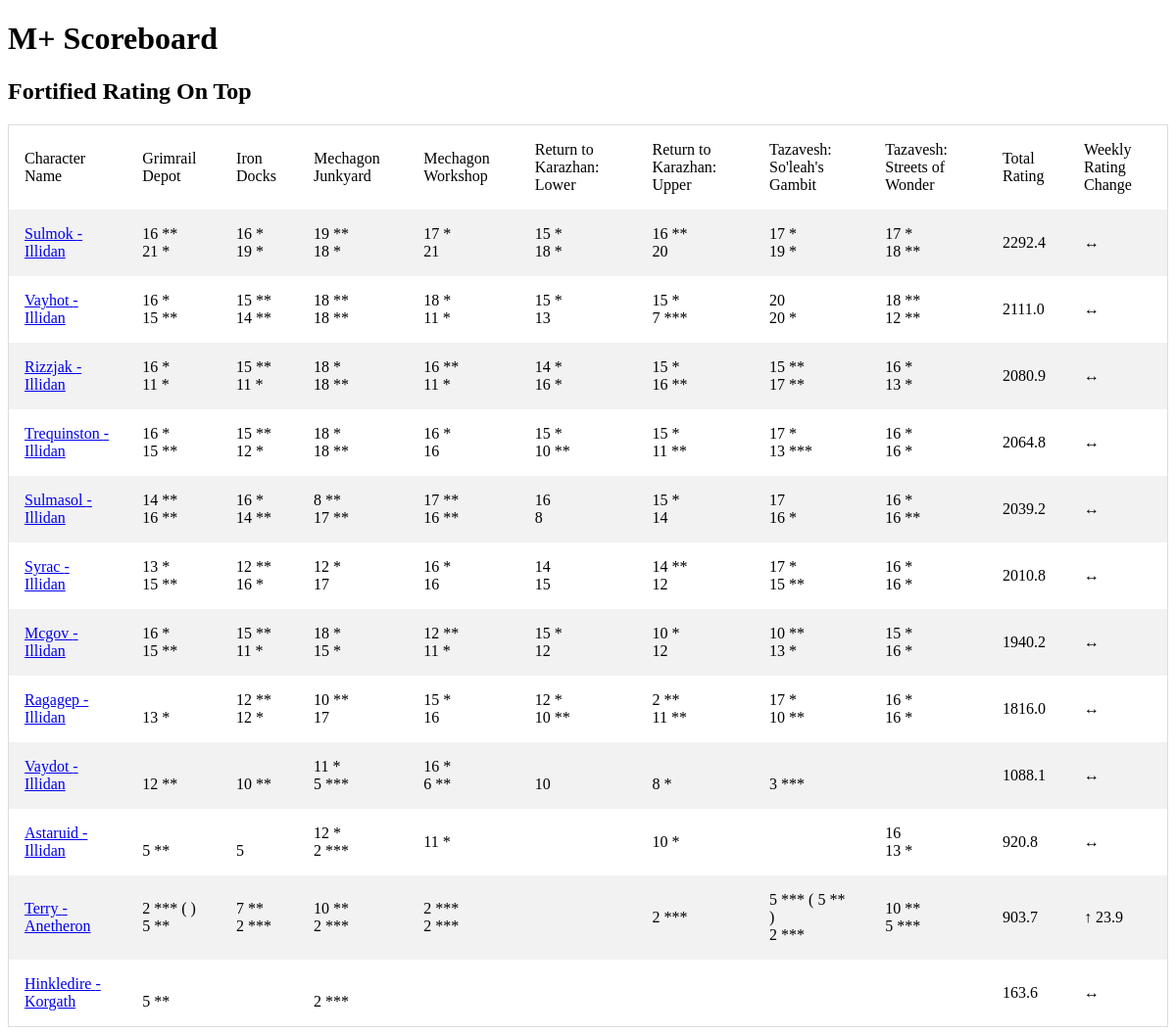
The page / on the database its author committed.
### tables this page shows
CREATE TABLE "season_best_pivot" (
"name" TEXT,
  "realm" TEXT,
  "region" TEXT,
  "Grimrail Depot Fortified" TEXT,
  "Grimrail Depot Tyrannical" TEXT,
  "Iron Docks Fortified" TEXT,
  "Iron Docks Tyrannical" TEXT,
  "Mechagon Junkyard Fortified" TEXT,
  "Mechagon Junkyard Tyrannical" TEXT,
  "Mechagon Workshop Fortified" TEXT,
  "Mechagon Workshop Tyrannical" TEXT,
  "Return to Karazhan: Lower Fortified" TEXT,
  "Return to Karazhan: Lower Tyrannical" TEXT,
  "Return to Karazhan: Upper Fortified" TEXT,
  "Return to Karazhan: Upper Tyrannical" TEXT,
  "Tazavesh: So'leah's Gambit Fortified" TEXT,
  "Tazavesh: So'leah's Gambit Tyrannical" TEXT,
  "Tazavesh: Streets of Wonder Fortified" TEXT,
  "Tazavesh: Streets of Wonder Tyrannical" TEXT,
  "total_rating" REAL
, scoreboard_date text, daily_rating_change float, pr_GMBT_for TEXT, pr_ID_for TEXT, pr_GD_for TEXT, pr_GD_tyr TEXT, pr_GMBT_tyr TEXT, pr_LOWR_tyr TEXT, pr_UPPR_tyr TEXT, pr_WKSP_tyr TEXT, pr_JUNK_tyr TEXT, pr_STRT_tyr TEXT, pr_STRT_for TEXT, pr_JUNK_for TEXT, pr_UPPR_for TEXT, pr_LOWR_for TEXT, pr_ID_tyr TEXT, pr_WKSP_for TEXT);

CREATE TABLE base_characters (
                name TEXT
                ,realm TEXT
                ,region TEXT
                ,unique_key TEXT UNIQUE
                );

### app.py (the view)
@app.route('/')
def index():
    conn = create_connection()
    cursor  = conn.cursor()
    data = cursor.execute("""select * from base_characters base left join season_best_pivot piv
    on upper(base.name) = upper(piv.name)
    and upper(base.realm) = upper(piv.realm)
    and upper(base.region) = upper(piv.region)
    where scoreboard_date = (select max(scoreboard_date) from  season_best_pivot)

    order by total_rating desc""")
    print('hi')
    return render_template('index.html',data=data)

### templates/index.html
<!doctype html>
<link rel="stylesheet" href="{{ url_for('static', filename='style.css') }}">
<html>
<h1>M+ Scoreboard</h1>
<h2>Fortified Rating On Top</h2>
<table>
<tr>
    <td>Character Name</td>
    <td>Grimrail Depot</td>
    <td>Iron Docks</td>
    <td>Mechagon Junkyard</td>
    <td>Mechagon Workshop</td>
    <td>Return to Karazhan: Lower</td>
    <td>Return to Karazhan: Upper</td>
    <td>Tazavesh: So'leah's Gambit</td>
    <td>Tazavesh: Streets of Wonder</td>
    <td>Total Rating</td>
    <td>Weekly Rating Change</td>
</tr>
{% for data in data %}
<tr>
    <td><a href="{{url_for('character_name',character_name=data['name'],realm=data['realm'],region=data['region'])}}">{{ data['name'] }} - {{data['realm']}}</a></td>
    <td>{% if data['pr_GD_for'] !=  data['Grimrail Depot Fortified'] %}
    {{ data['Grimrail Depot Fortified']}} ( {{data['pr_GD_for']}}  )
    {% else %}
      {{ data['Grimrail Depot Fortified'] }}
    {% endif %}
    <br>
    {% if data['pr_GD_tyr'] !=  data['Grimrail Depot Tyrannical'] %}
    {{ data['Grimrail Depot Tyrannical']}} ( {{data['pr_GD_tyr']}}
    {% else %}
      {{ data['Grimrail Depot Tyrannical'] }}
    {% endif %}</td>
    <td>{% if data['pr_ID_for'] !=  data['Iron Docks Fortified'] %}
    {{ data['Iron Docks Fortified']}} ( {{data['pr_ID_for']}}  )
    {% else %}
      {{ data['Iron Docks Fortified'] }}
    {% endif %}
    <br>
    {% if data['pr_ID_tyr'] !=  data['Iron Docks Tyrannical'] %}
    {{ data['Iron Docks Tyrannical']}} ( {{data['pr_ID_tyr']}}
    {% else %}
      {{ data['Iron Docks Tyrannical'] }}
    {% endif %}</td>
    <td>{% if data['pr_JUNK_for'] !=  data['Mechagon Junkyard Fortified'] %}
    {{ data['Mechagon Junkyard Fortified']}} ( {{data['pr_JUNK_for']}}  )
    {% else %}
      {{ data['Mechagon Junkyard Fortified'] }}
    {% endif %}
    <br>
    {% if data['pr_JUNK_tyr'] !=  data['Mechagon Junkyard Tyrannical'] %}
    {{ data['Mechagon Junkyard Tyrannical']}} ( {{data['pr_JUNK_tyr']}}
    {% else %}
      {{ data['Mechagon Junkyard Tyrannical'] }}
    {% endif %}</td>
    <td>{% if data['pr_WKSP_for'] !=  data['Mechagon Workshop Fortified'] %}
    {{ data['Mechagon Workshop Fortified']}} ( {{data['pr_WKSP_for']}}  )
    {% else %}
    {{ data['Mechagon Workshop Fortified'] }}
    {% endif %}
    <br>
    {% if data['pr_WKSP_tyr'] !=  data['Mechagon Workshop Tyrannical'] %}
    {{ data['Mechagon Workshop Tyrannical']}} ( {{data['pr_WKSP_tyr']}}
    {% else %}
    {{ data['Mechagon Workshop Tyrannical'] }}
    {% endif %}
    </td>
    <td>{% if data['pr_LOWR_for'] !=  data['Return to Karazhan: Lower Fortified'] %}
    {{ data['Return to Karazhan: Lower Fortified']}} ( {{data['pr_LOWR_for']}}  )
    {% else %}
    {{ data['Return to Karazhan: Lower Fortified'] }}
    {% endif %}
    <br>
    {% if data['pr_LOWR_tyr'] !=  data['Return to Karazhan: Lower Tyrannical'] %}
    {{ data['Return to Karazhan: Lower Tyrannical']}} ( {{data['pr_LOWR_tyr']}}
    {% else %}
    {{ data['Return to Karazhan: Lower Tyrannical'] }}
    {% endif %}</td>
    <td>{% if data['pr_UPPR_for'] !=  data['Return to Karazhan: Upper Fortified'] %}
    {{ data['Return to Karazhan: Upper Fortified']}} ( {{data['pr_UPPR_for']}}  )
    {% else %}
    {{ data['Return to Karazhan: Upper Fortified'] }}
    {% endif %}
    <br>
    {% if data['pr_UPPR_tyr'] !=  data['Return to Karazhan: Upper Tyrannical'] %}
    {{ data['Return to Karazhan: Upper Tyrannical']}} ( {{data['pr_UPPR_tyr']}}
    {% else %}
    {{ data['Return to Karazhan: Upper Tyrannical'] }}
    {% endif %}</td>
    <td>{% if data['pr_GMBT_for'] !=  data['Tazavesh: So\'leah\'s Gambit Fortified'] %}
    {{ data['Tazavesh: So\'leah\'s Gambit Fortified'] }} ( {{data['pr_GMBT_for']}}  )
    {% else %}
      {{ data['Tazavesh: So\'leah\'s Gambit Fortified'] }}
    {% endif %}
    <br>
    {% if data['pr_GMBT_tyr'] !=  data['Tazavesh: So\'leah\'s Gambit Tyrannical'] %}
    {{ data['Tazavesh: So\'leah\'s Gambit Tyrannical'] }} ( {{data['pr_GMBT_tyr']}}  )
    {% else %}
      {{ data['Tazavesh: So\'leah\'s Gambit Tyrannical'] }}
    {% endif %}</td>
    <td>{% if data['pr_STRT_for'] !=  data['Tazavesh: Streets of Wonder Fortified'] %}
    {{ data['Tazavesh: Streets of Wonder Fortified']}} ( {{data['pr_STRT_for']}}  )
    {% else %}
    {{ data['Tazavesh: Streets of Wonder Fortified'] }}
    {% endif %}
    <br>
    {% if data['pr_STRT_tyr'] !=  data['Tazavesh: Streets of Wonder Tyrannical'] %}
    {{ data['Tazavesh: Streets of Wonder Tyrannical']}} ( {{data['pr_STRT_tyr']}}
    {% else %}
    {{ data['Tazavesh: Streets of Wonder Tyrannical'] }}
    {% endif %}</td>
    <td>{{ data['total_rating'] }}</td>
   {% if data['daily_rating_change'] > 0 %}
     <td>&uarr; {{ data['daily_rating_change'] }}</td>
   {% elif data['daily_rating_change']  < 0 %}
     <td>&darr;{{ data['daily_rating_change'] }}</td>
   {% else %}
     <td>&harr;</td>
   {% endif %}
{% endfor %}
</table>
</html>

### static/style.css (style rules this page uses)
table { border-collapse: collapse; border-spacing: 0; width: 100%; border: 1px solid #ddd; }
th, td { text-align: left; padding: 16px; }
tr:nth-child(even) { background-color: #f2f2f2; }

### rows shown on the page
season_best_pivot: name "Sulmok", realm "Illidan", Grimrail Depot Fortified "16 **", Grimrail Depot Tyrannical "21 *", Iron Docks Fortified "16 *", Iron Docks Tyrannical "19 *", Mechagon Junkyard Fortified "19 **", Mechagon Junkyard Tyrannical "18 *", Mechagon Workshop Fortified "17 *", Mechagon Workshop Tyrannical "21", data "15 *", data "18 *", data "16 **", data "20", data "17 *", data "19 *", data "18 **", total_rating "2292.4"
season_best_pivot: name "Vayhot", realm "Illidan", Grimrail Depot Fortified "16 *", Grimrail Depot Tyrannical "15 **", Iron Docks Fortified "15 **", Iron Docks Tyrannical "14 **", Mechagon Junkyard Fortified "18 **", Mechagon Junkyard Tyrannical "18 **", Mechagon Workshop Fortified "18 *", Mechagon Workshop Tyrannical "11 *", data "15 *", data "13", data "7 ***", data "20", data "20 *", data "18 **", data "12 **", total_rating "2111.0"
season_best_pivot: name "Rizzjak", realm "Illidan", Grimrail Depot Fortified "16 *", Grimrail Depot Tyrannical "11 *", Iron Docks Fortified "15 **", Iron Docks Tyrannical "11 *", Mechagon Junkyard Fortified "18 *", Mechagon Junkyard Tyrannical "18 **", Mechagon Workshop Fortified "16 **", Mechagon Workshop Tyrannical "11 *", data "14 *", data "16 *", data "15 *", data "16 **", data "15 **", data "17 **", data "13 *", total_rating "2080.9"
season_best_pivot: name "Trequinston", realm "Illidan", Grimrail Depot Fortified "16 *", Grimrail Depot Tyrannical "15 **", Iron Docks Fortified "15 **", Iron Docks Tyrannical "12 *", Mechagon Junkyard Fortified "18 *", Mechagon Junkyard Tyrannical "18 **", Mechagon Workshop Fortified "16 *", Mechagon Workshop Tyrannical "16", data "15 *", data "10 **", data "11 **", data "17 *", data "13 ***", data "16 *", total_rating "2064.8"
season_best_pivot: name "Sulmasol", realm "Illidan", Grimrail Depot Fortified "14 **", Grimrail Depot Tyrannical "16 **", Iron Docks Fortified "16 *", Iron Docks Tyrannical "14 **", Mechagon Junkyard Fortified "8 **", Mechagon Junkyard Tyrannical "17 **", Mechagon Workshop Fortified "17 **", Mechagon Workshop Tyrannical "16 **", data "16", data "8", data "15 *", data "14", data "17", data "16 *", data "16 **", total_rating "2039.2"
season_best_pivot: name "Syrac", realm "Illidan", Grimrail Depot Fortified "13 *", Grimrail Depot Tyrannical "15 **", Iron Docks Fortified "12 **", Iron Docks Tyrannical "16 *", Mechagon Junkyard Fortified "12 *", Mechagon Junkyard Tyrannical "17", Mechagon Workshop Fortified "16 *", Mechagon Workshop Tyrannical "16", data "14", data "15", data "14 **", data "12", data "17 *", data "15 **", data "16 *", total_rating "2010.8"
season_best_pivot: name "Mcgov", realm "Illidan", Grimrail Depot Fortified "16 *", Grimrail Depot Tyrannical "15 **", Iron Docks Fortified "15 **", Iron Docks Tyrannical "11 *", Mechagon Junkyard Fortified "18 *", Mechagon Junkyard Tyrannical "15 *", Mechagon Workshop Fortified "12 **", Mechagon Workshop Tyrannical "11 *", data "15 *", data "12", data "10 *", data "10 **", data "13 *", data "16 *", total_rating "1940.2"
season_best_pivot: name "Ragagep", realm "Illidan", Grimrail Depot Tyrannical "13 *", Iron Docks Fortified "12 **", Iron Docks Tyrannical "12 *", Mechagon Junkyard Fortified "10 **", Mechagon Junkyard Tyrannical "17", Mechagon Workshop Fortified "15 *", Mechagon Workshop Tyrannical "16", data "12 *", data "10 **", data "2 **", data "11 **", data "17 *", data "16 *", total_rating "1816.0"
season_best_pivot: name "Vaydot", realm "Illidan", Grimrail Depot Tyrannical "12 **", Iron Docks Tyrannical "10 **", Mechagon Junkyard Fortified "11 *", Mechagon Junkyard Tyrannical "5 ***", Mechagon Workshop Fortified "16 *", Mechagon Workshop Tyrannical "6 **", data "10", data "8 *", data "3 ***", total_rating "1088.1"
season_best_pivot: name "Astaruid", realm "Illidan", Grimrail Depot Tyrannical "5 **", Iron Docks Tyrannical "5", Mechagon Junkyard Fortified "12 *", Mechagon Junkyard Tyrannical "2 ***", Mechagon Workshop Fortified "11 *", data "10 *", data "16", data "13 *", total_rating "920.8"
season_best_pivot: name "Terry", realm "Anetheron", Grimrail Depot Fortified "2 ***", Grimrail Depot Tyrannical "5 **", Iron Docks Fortified "7 **", Iron Docks Tyrannical "2 ***", Mechagon Junkyard Fortified "10 **", Mechagon Junkyard Tyrannical "2 ***", Mechagon Workshop Fortified "2 ***", Mechagon Workshop Tyrannical "2 ***", data "2 ***", data "5 ***", pr_GMBT_for "5 **", data "10 **", total_rating "903.7", daily_rating_change "23.9"
season_best_pivot: name "Hinkledire", realm "Korgath", Grimrail Depot Tyrannical "5 **", Mechagon Junkyard Tyrannical "2 ***", total_rating "163.6"
